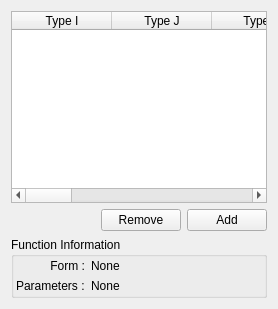
     <widget class="QWidget" name="FFEAnglesTab">
      <attribute name="title">
       <string>Angles</string>
      </attribute>
      <attribute name="toolTip">
       <string>Angle term definitions</string>
      </attribute>
      <layout class="QVBoxLayout" name="verticalLayout_3">
       <item>
        <widget class="QTableWidget" name="FFEditorAnglesTable">
         <property name="selectionMode">
          <enum>QAbstractItemView::SingleSelection</enum>
         </property>
         <property name="selectionBehavior">
          <enum>QAbstractItemView::SelectRows</enum>
         </property>
         <column>
          <property name="text">
           <string>Type I</string>
          </property>
         </column>
         <column>
          <property name="text">
           <string>Type J</string>
          </property>
         </column>
         <column>
          <property name="text">
           <string>Type K</string>
          </property>
         </column>
         <column>
          <property name="text">
           <string>Form</string>
          </property>
         </column>
         <column>
          <property name="text">
           <string>Data 1</string>
          </property>
         </column>
         <column>
          <property name="text">
           <string>Data 2</string>
          </property>
         </column>
         <column>
          <property name="text">
           <string>Data 3</string>
          </property>
         </column>
         <column>
          <property name="text">
           <string>Data 4</string>
          </property>
         </column>
         <column>
          <property name="text">
           <string>Data 5</string>
          </property>
         </column>
         <column>
          <property name="text">
           <string>Data 6</string>
          </property>
         </column>
        </widget>
       </item>
       <item>
        <layout class="QHBoxLayout">
         <property name="spacing">
          <number>6</number>
         </property>
         <property name="margin">
          <number>0</number>
         </property>
         <item>
          <spacer>
           <property name="orientation">
            <enum>Qt::Horizontal</enum>
           </property>
           <property name="sizeHint" stdset="0">
            <size>
             <width>40</width>
             <height>20</height>
            </size>
           </property>
          </spacer>
         </item>
         <item>
          <widget class="QPushButton" name="RemoveAngleButton">
           <property name="text">
            <string>Remove</string>
           </property>
           <property name="autoDefault">
            <bool>false</bool>
           </property>
          </widget>
         </item>
         <item>
          <widget class="QPushButton" name="AddAngleButton">
           <property name="text">
            <string>Add</string>
           </property>
           <property name="autoDefault">
            <bool>false</bool>
           </property>
          </widget>
         </item>
        </layout>
       </item>
       <item>
        <widget class="QGroupBox" name="FFEditorAngleFunctionGroup">
         <property name="title">
          <string>Function Information</string>
         </property>
         <layout class="QHBoxLayout" name="_4">
          <property name="spacing">
           <number>4</number>
          </property>
          <property name="margin">
           <number>2</number>
          </property>
          <item>
           <layout class="QGridLayout" name="_5">
            <property name="margin">
             <number>0</number>
            </property>
            <property name="spacing">
             <number>6</number>
            </property>
            <item row="0" column="1">
             <widget class="QLabel" name="FFEditorAngleFormLabel">
              <property name="sizePolicy">
               <sizepolicy hsizetype="Expanding" vsizetype="Preferred">
                <horstretch>0</horstretch>
                <verstretch>0</verstretch>
               </sizepolicy>
              </property>
              <property name="text">
               <string>None</string>
              </property>
             </widget>
            </item>
            <item row="1" column="1">
             <widget class="QLabel" name="FFEditorAngleParametersLabel">
              <property name="sizePolicy">
               <sizepolicy hsizetype="Expanding" vsizetype="Preferred">
                <horstretch>0</horstretch>
                <verstretch>0</verstretch>
               </sizepolicy>
              </property>
              <property name="text">
               <string>None</string>
              </property>
             </widget>
            </item>
            <item row="0" column="0">
             <widget class="QLabel" name="label_10">
              <property name="sizePolicy">
               <sizepolicy hsizetype="Minimum" vsizetype="Preferred">
                <horstretch>0</horstretch>
                <verstretch>0</verstretch>
               </sizepolicy>
              </property>
              <property name="text">
               <string>Form :</string>
              </property>
              <property name="alignment">
               <set>Qt::AlignRight|Qt::AlignTrailing|Qt::AlignVCenter</set>
              </property>
             </widget>
            </item>
            <item row="1" column="0">
             <widget class="QLabel" name="label_11">
              <property name="sizePolicy">
               <sizepolicy hsizetype="Minimum" vsizetype="Preferred">
                <horstretch>0</horstretch>
                <verstretch>0</verstretch>
               </sizepolicy>
              </property>
              <property name="text">
               <string>Parameters :</string>
              </property>
             </widget>
            </item>
           </layout>
          </item>
         </layout>
        </widget>
       </item>
      </layout>
     </widget>
